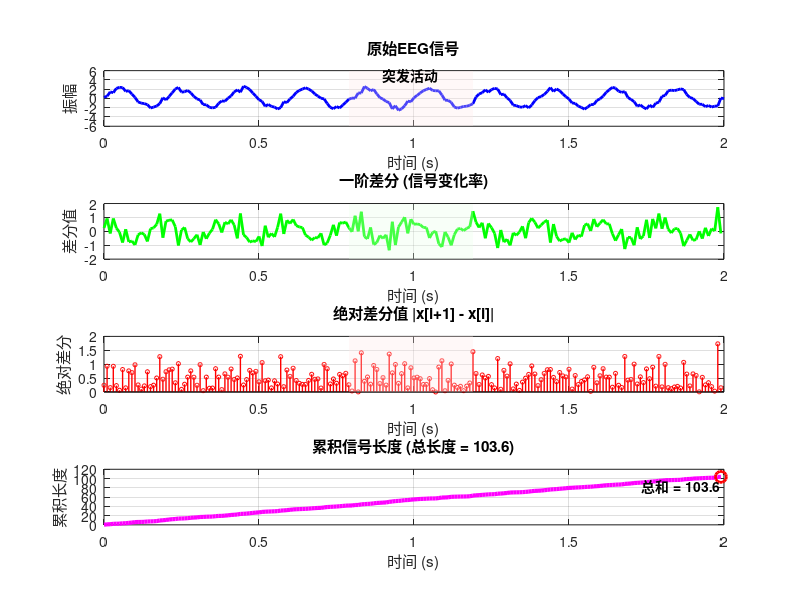

The MATLAB source for this figure:
function visualize_signal_length()
    % 生成示例EEG信号
    fs = 100;  % 采样频率100Hz
    t = 0:1/fs:2;  % 2秒信号
    N = length(t);
    
    % 创建混合信号：正弦波 + 突发活动 + 噪声
    base_signal = 2*sin(2*pi*5*t);  % 5Hz基础节律
    burst = zeros(size(t));
    burst(80:120) = 3*sin(2*pi*15*(0:40));  % 突发活动
    noise = 0.3*randn(size(t));  % 噪声
    
    signal = base_signal + burst + noise;
    
    % 计算信号长度（绝对差分和）
    signal_diff = diff(signal);  % 一阶差分
    abs_diff = abs(signal_diff);  % 绝对差分
    signal_length = sum(abs_diff);  % 信号长度
    
    % 可视化
    figure('Position', [100, 100, 1200, 800]);
    
    % 1. 原始信号
    subplot(4,1,1);
    plot(t, signal, 'b-', 'LineWidth', 2);
    title('原始EEG信号');
    xlabel('时间 (s)'); ylabel('振幅');
    grid on;
    ylim([-6, 6]);
    
    % 标记突发区域
    hold on;
    burst_start = t(80); burst_end = t(120);
    fill([burst_start, burst_end, burst_end, burst_start], ...
         [-6, -6, 6, 6], [1, 0.9, 0.9], 'EdgeColor', 'none', 'FaceAlpha', 0.3);
    text(mean([burst_start, burst_end]), 5, '突发活动', ...
         'HorizontalAlignment', 'center', 'FontWeight', 'bold');
    
    % 2. 一阶差分
    subplot(4,1,2);
    plot(t(1:end-1), signal_diff, 'g-', 'LineWidth', 2);
    title('一阶差分 (信号变化率)');
    xlabel('时间 (s)'); ylabel('差分值');
    grid on;
    ylim([-2, 2]);
    
    % 标记差分峰值区域
    hold on;
    fill([burst_start, burst_end, burst_end, burst_start], ...
         [-2, -2, 2, 2], [0.9, 1, 0.9], 'EdgeColor', 'none', 'FaceAlpha', 0.3);
    
    % 3. 绝对差分
    subplot(4,1,3);
    stem(t(1:end-1), abs_diff, 'r', 'LineWidth', 1, 'MarkerSize', 3);
    title('绝对差分值 |x[i+1] - x[i]|');
    xlabel('时间 (s)'); ylabel('绝对差分');
    grid on;
    ylim([0, 2]);
    
    % 标记绝对差分区域
    hold on;
    fill([burst_start, burst_end, burst_end, burst_start], ...
         [0, 0, 2, 2], [1, 0.9, 0.9], 'EdgeColor', 'none', 'FaceAlpha', 0.3);
    
    % 4. 累积信号长度
    subplot(4,1,4);
    cumulative_length = cumsum(abs_diff);
    plot(t(1:end-1), cumulative_length, 'm-', 'LineWidth', 3);
    title(sprintf('累积信号长度 (总长度 = %.1f)', signal_length));
    xlabel('时间 (s)'); ylabel('累积长度');
    grid on;
    
    % 标记最终值
    hold on;
    plot(t(end-1), signal_length, 'ro', 'MarkerSize', 8, 'LineWidth', 2);
    text(t(end-1), signal_length*0.8, sprintf('总和 = %.1f', signal_length), ...
         'HorizontalAlignment', 'right', 'FontWeight', 'bold');
    
    % 显示计算详情
    fprintf('信号长度计算详情:\n');
    fprintf('信号长度 = sum(abs(diff(signal)))\n');
    fprintf('样本点数: %d\n', N);
    fprintf('差分点数: %d\n', length(signal_diff));
    fprintf('绝对差分总和: %.2f\n', signal_length);
    fprintf('平均绝对差分: %.4f\n', mean(abs_diff));
end
